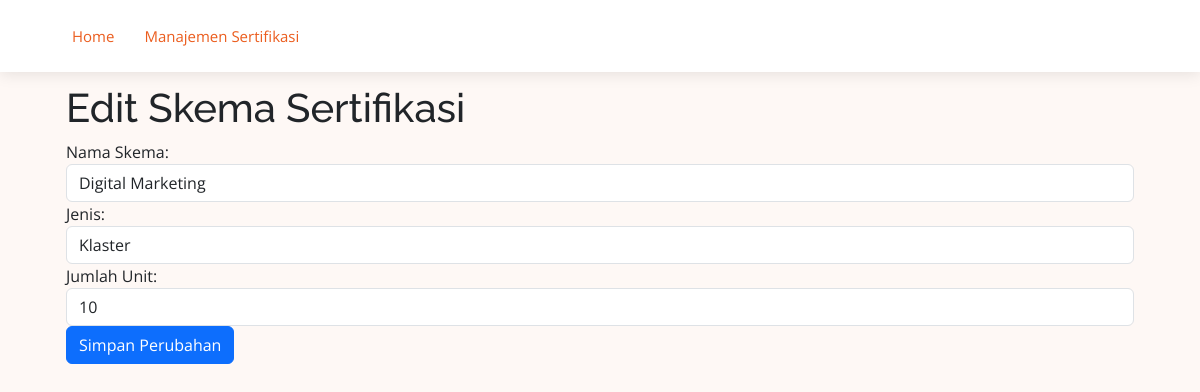
The page /edit_skema.php?kd_skema=SKM-002 on the database its author committed.
### tables this page shows
CREATE TABLE `skema` (
  `kd_skema` varchar(10) NOT NULL,
  `nm_skema` varchar(255) DEFAULT NULL,
  `jenis` varchar(50) DEFAULT NULL,
  `jml_unit` int(11) DEFAULT NULL
);

### edit_skema.php (the view, shortened to what this page needs)
<?php
include 'koneksi.php';
$skema = [];
if (isset($_GET['kd_skema'])) {
    $kd_skema = $_GET['kd_skema'];
    $query = "SELECT * FROM skema WHERE kd_skema = '$kd_skema'";
    $result = mysqli_query($koneksi, $query);
    if (mysqli_num_rows($result) > 0) {
        $skema = mysqli_fetch_assoc($result);
    } else {
        echo "Skema tidak ditemukan.";
        exit;
    }
} else {
    echo "Parameter kd_skema tidak diberikan.";
    exit;
}
?>
<!DOCTYPE html>
<html lang="en">
<head>
    <link href="assets/vendor/aos/aos.css" rel="stylesheet">
    <link href="assets/vendor/bootstrap/css/bootstrap.min.css" rel="stylesheet">
    <link href="assets/vendor/bootstrap-icons/bootstrap-icons.css" rel="stylesheet">
    <link href="assets/vendor/boxicons/css/boxicons.min.css" rel="stylesheet">
    <link href="assets/vendor/glightbox/css/glightbox.min.css" rel="stylesheet">
    <link href="assets/vendor/swiper/swiper-bundle.min.css" rel="stylesheet">
    <link href="assets/css/style.css" rel="stylesheet">
</head>
<body style="background-color: #fef8f5">
    <header id="header" class="fixed-top d-flex align-items-center">
        <div class="container d-flex align-items-center justify-content-between">
            <nav id="navbar" class="navbar">
                <ul>
                    <li><a class="nav-link scrollto active" href="index.php">Home</a></li>
                    <li><a class="nav-link scrollto active" href="skema.php">Manajemen Sertifikasi</a></li>
                </ul>
            </nav>
        </div>
    </header>
    <section>
        <div class="container mt-6">
            <div class="container py-lg-4 py-2">
                <div class="container">
                    <h1>Edit Skema Sertifikasi</h1>
                    <form action="" method="post">
                        <div class="form-group">
                            <label for="nm_skema">Nama Skema:</label>
                            <input type="text" class="form-control" name="nm_skema" id="nm_skema"
                                value="<?php echo $skema['nm_skema']; ?>" required>
                        </div>
                        <div class="form-group">
                            <label for="jenis">Jenis:</label>
                            <input type="text" class="form-control" name="jenis" id="jenis"
                                value="<?php echo $skema['jenis']; ?>" required>
                        </div>
                        <div class="form-group">
                            <label for="jml_unit">Jumlah Unit:</label>
                            <input type="text" class="form-control" name="jml_unit" id="jml_unit"
                                value="<?php echo $skema['jml_unit']; ?>" required>
                        </div>
                        <button type="submit" class="btn btn-primary">Simpan Perubahan</button>
                    </form>
                </div>
            </div>
        </div>
</body>
</html>

### assets/css/style.css (style rules this page uses)
body { font-family: "Open Sans", sans-serif; color: #212529; }
a { color: #eb5d1e; text-decoration: none; }
h1, h2, h3, h4, h5, h6, .font-primary { font-family: "Raleway", sans-serif; }
#header { height: 72px; transition: all 0.5s; z-index: 997; transition: all 0.5s; background: #fff; box-shadow: 0px 2px 15px rgba(0, 0, 0, 0.1); }
.navbar { padding: 0; }
.navbar ul { margin: 0; padding: 0; display: flex; list-style: none; align-items: center; }
.navbar li { position: relative; }
.navbar a, .navbar a:focus { display: flex; align-items: center; justify-content: space-between; padding: 10px 0 10px 30px; font-size: 15px; color: #4e4039; white-space: nowrap; transition: 0.3s; }
.navbar a:hover, .navbar .active, .navbar .active:focus, .navbar li:hover>a { color: #eb5d1e; }
section { padding: 60px 0; overflow: hidden; }

### rows shown on the page
skema: nm_skema "Digital Marketing", jenis "Klaster", jml_unit "10"
